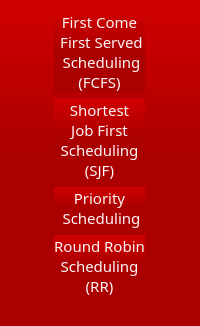
           <widget class="QFrame" name="frame">
            <property name="sizePolicy">
             <sizepolicy hsizetype="Maximum" vsizetype="Preferred">
              <horstretch>0</horstretch>
              <verstretch>0</verstretch>
             </sizepolicy>
            </property>
            <property name="styleSheet">
             <string notr="true"> background-color: QLinearGradient(x1:0, y1:0, x2:0, y2:1, stop:0  rgb(208, 0, 0), stop: 0.5 rgb(170, 0, 0));
border:none;
border-color: rgb(153, 153, 153);

</string>
            </property>
            <property name="frameShape">
             <enum>QFrame::Panel</enum>
            </property>
            <property name="frameShadow">
             <enum>QFrame::Plain</enum>
            </property>
            <property name="lineWidth">
             <number>4</number>
            </property>
            <layout class="QGridLayout" name="gridLayout_5">
             <item row="0" column="0">
              <widget class="QPushButton" name="btn_1">
               <property name="sizePolicy">
                <sizepolicy hsizetype="Minimum" vsizetype="Preferred">
                 <horstretch>0</horstretch>
                 <verstretch>0</verstretch>
                </sizepolicy>
               </property>
               <property name="font">
                <font>
                 <family>13 Perpetua Titling MT</family>
                 <pointsize>11</pointsize>
                 <weight>9</weight>
                 <italic>false</italic>
                 <bold>false</bold>
                </font>
               </property>
               <property name="styleSheet">
                <string notr="true">QPushButton::hover

{

	background-color: rgb(255, 0, 0);
}

QPushButton{
	
	font: 75  11pt bold &quot;Perpetua Titling MT&quot;;

	color: rgb(255, 246, 247);


}

QPushButton:pressed
{
    background-color: QLinearGradient( x1: 0, y1: 0, x2: 0, y2: 1, stop: 0 #2d2d2d, stop: 0.1 #2b2b2b, stop: 0.5 #292929, stop: 0.9 #282828, stop: 1 #252525);
}</string>
               </property>
               <property name="text">
                <string>First Come
 First Served
 Scheduling 
(FCFS)</string>
               </property>
              </widget>
             </item>
             <item row="1" column="0">
              <widget class="QPushButton" name="btn_2">
               <property name="sizePolicy">
                <sizepolicy hsizetype="Minimum" vsizetype="Preferred">
                 <horstretch>0</horstretch>
                 <verstretch>0</verstretch>
                </sizepolicy>
               </property>
               <property name="font">
                <font>
                 <family>13 Perpetua Titling MT</family>
                 <pointsize>11</pointsize>
                 <weight>9</weight>
                 <italic>false</italic>
                 <bold>false</bold>
                </font>
               </property>
               <property name="styleSheet">
                <string notr="true">QPushButton::hover

{

	background-color: rgb(255, 0, 0);
}

QPushButton{
		font: 75  11pt bold &quot;Perpetua Titling MT&quot;;

	color: rgb(255, 246, 247);
}
QPushButton:pressed
{
    background-color: QLinearGradient( x1: 0, y1: 0, x2: 0, y2: 1, stop: 0 #2d2d2d, stop: 0.1 #2b2b2b, stop: 0.5 #292929, stop: 0.9 #282828, stop: 1 #252525);
}</string>
               </property>
               <property name="text">
                <string>Shortest 
Job First 
Scheduling 
(SJF)</string>
               </property>
              </widget>
             </item>
             <item row="2" column="0">
              <widget class="QPushButton" name="btn_3">
               <property name="sizePolicy">
                <sizepolicy hsizetype="Minimum" vsizetype="Preferred">
                 <horstretch>0</horstretch>
                 <verstretch>0</verstretch>
                </sizepolicy>
               </property>
               <property name="font">
                <font>
                 <family>13 Perpetua Titling MT</family>
                 <pointsize>11</pointsize>
                 <weight>9</weight>
                 <italic>false</italic>
                 <bold>false</bold>
                </font>
               </property>
               <property name="styleSheet">
                <string notr="true">QPushButton::hover

{

	background-color: rgb(255, 0, 0);
}
QPushButton:pressed
{
    background-color: QLinearGradient( x1: 0, y1: 0, x2: 0, y2: 1, stop: 0 #2d2d2d, stop: 0.1 #2b2b2b, stop: 0.5 #292929, stop: 0.9 #282828, stop: 1 #252525);
}
QPushButton{
	
		font: 75  11pt bold &quot;Perpetua Titling MT&quot;;

	color: rgb(255, 246, 247);
}</string>
               </property>
               <property name="text">
                <string>Priority
 Scheduling</string>
               </property>
              </widget>
             </item>
             <item row="3" column="0">
              <widget class="QPushButton" name="btn_4">
               <property name="sizePolicy">
                <sizepolicy hsizetype="Minimum" vsizetype="Preferred">
                 <horstretch>0</horstretch>
                 <verstretch>0</verstretch>
                </sizepolicy>
               </property>
               <property name="font">
                <font>
                 <family>13 Perpetua Titling MT</family>
                 <pointsize>11</pointsize>
                 <weight>9</weight>
                 <italic>false</italic>
                 <bold>false</bold>
                </font>
               </property>
               <property name="styleSheet">
                <string notr="true">QPushButton::hover

{

	background-color: rgb(255, 0, 0);
}
QPushButton:pressed
{
    background-color: QLinearGradient( x1: 0, y1: 0, x2: 0, y2: 1, stop: 0 #2d2d2d, stop: 0.1 #2b2b2b, stop: 0.5 #292929, stop: 0.9 #282828, stop: 1 #252525);
}
QPushButton{
	
		font: 75  11pt bold &quot;Perpetua Titling MT&quot;;

	color: rgb(255, 246, 247);
}</string>
               </property>
               <property name="text">
                <string>Round Robin 
Scheduling 
(RR)</string>
               </property>
              </widget>
             </item>
             <item row="4" column="0">
              <widget class="Line" name="line">
               <property name="styleSheet">
                <string notr="true">background-color: rgb(170, 0, 0);</string>
               </property>
               <property name="orientation">
                <enum>Qt::Vertical</enum>
               </property>
              </widget>
             </item>
             <item row="5" column="0">
              <widget class="Line" name="line_2">
               <property name="styleSheet">
                <string notr="true">background-color: rgb(170, 0, 0);</string>
               </property>
               <property name="orientation">
                <enum>Qt::Vertical</enum>
               </property>
              </widget>
             </item>
             <item row="6" column="0">
              <widget class="Line" name="line_4">
               <property name="sizePolicy">
                <sizepolicy hsizetype="Preferred" vsizetype="Preferred">
                 <horstretch>0</horstretch>
                 <verstretch>0</verstretch>
                </sizepolicy>
               </property>
               <property name="styleSheet">
                <string notr="true">background-color: rgb(170, 0, 0);</string>
               </property>
               <property name="orientation">
                <enum>Qt::Vertical</enum>
               </property>
              </widget>
             </item>
            </layout>
           </widget>
